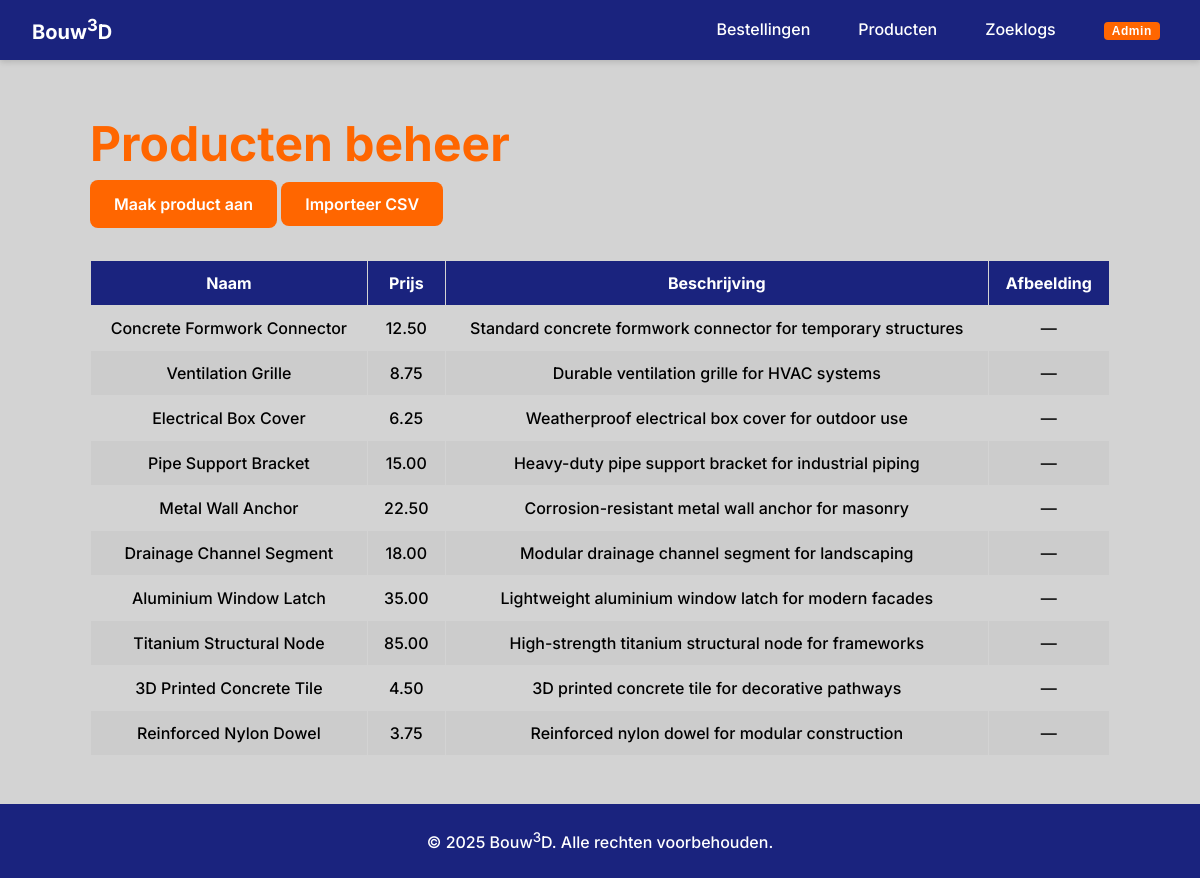
/admin/products (signed in), run on the app's committed database.
### tables this page shows
CREATE TABLE `catalog_products`
(
    `product_id` INT UNSIGNED PRIMARY KEY,
    `sku` VARCHAR(20) NOT NULL UNIQUE,
    `stock_quantity` SMALLINT UNSIGNED NOT NULL,   
    `description` TEXT,
    `updated_at` TIMESTAMP DEFAULT CURRENT_TIMESTAMP ON UPDATE CURRENT_TIMESTAMP,

    CONSTRAINT `fk_catalog_products_product`
        FOREIGN KEY (`product_id`) REFERENCES `products`(`product_id`)
        ON DELETE CASCADE
);

CREATE TABLE `products`
(
    `product_id` INT UNSIGNED PRIMARY KEY AUTO_INCREMENT,
    `material_id` INT UNSIGNED,
    `name` VARCHAR(100) NOT NULL,
    `product_type` ENUM('standard', 'custom') NOT NULL,
    `price` DECIMAL(10, 2) NOT NULL,
    `created_at` TIMESTAMP DEFAULT CURRENT_TIMESTAMP,
    `updated_at` TIMESTAMP DEFAULT CURRENT_TIMESTAMP ON UPDATE CURRENT_TIMESTAMP,

    CONSTRAINT `fk_products_material`
        FOREIGN KEY (`material_id`) REFERENCES `materials` (`material_id`)
);

### index.php (called while the page is built, shortened)
<?php
spl_autoload_register(function (string $class): void {
    $dirs = [
        BASE_PATH . '/app/core/',
        BASE_PATH . '/app/models/',
        BASE_PATH . '/app/controllers/',
        BASE_PATH . '/app/controllers/admin/',
    ];
    foreach ($dirs as $dir) {
        $file = $dir . $class . '.php';
        if (file_exists($file)) {
            return;
        }
    }
});
$lang = $_SESSION['lang'] ?? 'nl';
require_once BASE_PATH . '/app/lang/translations.php';
require_once BASE_PATH . '/app/lang/header-footer-translations.php';
require_once BASE_PATH . '/app/lang/table-translations.php';
require_once BASE_PATH . '/app/lang/form-handling-translations.php';
function view(string $path, array $data = []): void {
    global $lang, $formHandlingTranslations,$headerFooterTranslations;
    $data['lang']                     = $lang;
    $data['formHandlingTranslations'] = $formHandlingTranslations;
    $data['headerFooterTranslations'] = $headerFooterTranslations;
    extract($data);
    require BASE_PATH . '/app/views/' . $path . '.php';
}
$baseDir = rtrim(str_replace('\\', '/', dirname($_SERVER['SCRIPT_NAME'])), '/');
$uri     = substr($_SERVER['REQUEST_URI'], strlen($baseDir)) ?: '/';
$router = new Router();
$router->dispatch($uri, $_SERVER['REQUEST_METHOD']);

### app/controllers/admin/AdminProductController.php (called while the page is built, shortened)
<?php
class AdminProductController {
    public function index(): void {
        global $adminProductTranslations;
        $pdo      = Database::getConnection();
        $model    = new Product($pdo);
        $products = $model->getAll();
        view('admin/products/index', ['products' => $products, 'translations' => $adminProductTranslations]);
    }
}

### app/core/Session.php (called while the page is built, shortened)
<?php
class Session {
    public static function isLoggedIn(): bool {
        return isset($_SESSION['user_id']);
    }
    public static function isAdmin(): bool {
        return ($_SESSION['role_name'] ?? '') === 'Admin';
    }
}

### app/lang/header-footer-translations.php (called while the page is built)
<?php
$headerFooterTranslations = [
    'nl' => [
        'home' => 'Home',
        'products' => 'Producten',
        'services' => 'Diensten',
        'about-us' => 'Over ons',
        'contact' => 'Contact',
        'footerCopyright' => 'Alle rechten voorbehouden.',
        'title_login'        => 'Inloggen',
        'orders'             => 'Bestellingen',
        'searchLogs'         => 'Zoeklogs',
        'language'           => 'Taal',
        'myOrders'           => 'Mijn bestellingen',
        'logout'             => 'Uitloggen'
    ],
    'en' => [
        'home' => 'Home',
        'products' => 'Products',
        'services' => 'Services',
        'about-us' => 'About us',
        'contact' => 'Contact',
        'footerCopyright' => 'All rights reserved.',
        'title_login'        => 'Login',
        'orders'             => 'Orders',
        'searchLogs'         => 'Search logs',
        'language'           => 'Language',
        'myOrders'           => 'My orders',
        'logout'             => 'Log out'
    ],
];

### app/lang/translations.php (called while the page is built)
<?php
function translate($key, $translations, $language)
{
    return $translations[$language][$key] ?? $translations['en'][$key] ?? $key;
}

### app/lang/table-translations.php (called while the page is built)
<?php
$tableTranslations = [
    'nl' => [
        'order_id'        => 'Bestelnummer',
        'bestel_datum'    => 'Besteldatum',
        'status'          => 'Status',
        'delivery_method' => 'Bezorgmethode',
        'delivery_address'=> 'Bezorgadres',
        'order_total'     => 'Totaal bedrag',
        'status_wijzigen' => 'Status wijzigen',
        'verwijderen'      => 'Verwijderen',
        'quantity'        => 'Aantal',
        'unit_price'      => 'Prijs per eenheid',
        'total_price'     => 'Totaal prijs',
        'details'          => 'Details',
        'overview'        => 'Overzicht',
        'status_change'   => 'Status wijzigen',
        'delete'          => 'Verwijderen',
        'name'            => 'Naam',
        'price'           => 'Prijs',
        'description'     => 'Beschrijving',
        'img_url'         => 'Afbeelding',
        'email'           => 'E-mail',
        'bedrijfsnaam'    => 'Bedrijfsnaam',
    ],
    'en' => [
        'order_id'        => 'Order ID',
        'bestel_datum'    => 'Order Date',
        'status'          => 'Status',
        'delivery_method' => 'Delivery Method',
        'delivery_address'=> 'Delivery Address',
        'order_total'     => 'Order Total',
        'status_wijzigen' => 'Change Status',
        'verwijderen'     => 'Delete',
        'quantity'        => 'Quantity',
        'unit_price'      => 'Unit Price',
        'total_price'     => 'Total Price',
        'details'          => 'Details',
        'overview'        => 'Overview',
        'status_change'   => 'Change Status',
        'delete'          => 'Delete',
        'name'            => 'Name',
        'price'           => 'Price',
        'description'     => 'Description',
        'img_url'         => 'Image',
        'email'           => 'E-mail',
        'bedrijfsnaam'    => 'Company name',
    ],
];

### app/core/Table.php (the view, shortened to what this page needs)
<?php
class Table
{
    private array $data = [];
    private array $columnLabels = [];
    private array $columnRenderers = [];
    public function setData(array $data): void
    {
        $this->data = $data;
    }
    public function renderTable(): string {
        $html = '<table>';
        $html .= '<thead><tr>';
        foreach (array_keys($this->data[0]) as $key) {
        $label = $this->columnLabels[$key] ?? $key;
        $html .= '<th data-key="' . htmlspecialchars($key) . '">' . htmlspecialchars($label) . '</th>';
        }
        $html .= '</tr></thead>';
        $html .= '<tbody>';
        foreach ($this->data as $row) {
            $html .= '<tr>';
            foreach ($row as $key => $value) {
                if (isset($this->columnRenderers[$key])) {
                    $html .= '<td>' . ($this->columnRenderers[$key])($value, $row) . '</td>';
                } else {
                    $html .= '<td>' . htmlspecialchars($value ?? '') . '</td>';
                }
            }
            $html .= '</tr>';
        }
        $html .= '</tbody></table>';
        return $html;
    }
    public function setColumnRenderer(string $key, callable $callback): void
    {
        $this->columnRenderers[$key] = $callback;
    }
    public function autoColumnLabels(): void
    {
        global $tableTranslations;
        global $lang;
        $labels = [];
        foreach (array_keys($this->data[0]) as $key) {
        $labels[$key] = translate($key, $tableTranslations, $lang);
        }
        $this->columnLabels = $labels;
    }
}

### app/core/Router.php (shortened to what this page needs)
<?php
class Router {
    protected array $routes = [];
    public function get(string $path, array $handler): void {
        $this->routes[] = ['GET', $path, $handler];
    }
    public function post(string $path, array $handler): void {
        $this->routes[] = ['POST', $path, $handler];
    }
    public function dispatch(string $uri, string $method): void {
        $path = '/' . trim(strtok(urldecode($uri), '?'), '/');
        foreach ($this->routes as [$routeMethod, $routePath, [$class, $action]]) {
            if ($method !== $routeMethod) {
                continue;
            }
            $params = $this->match($routePath, $path);
            if ($params === null) {
                continue;
            }
            $controller = new $class();
            $controller->$action(...array_values($params));
            return;
        }
    }
    private function match(string $routePath, string $requestPath): ?array {
        $routeSegments   = explode('/', trim($routePath, '/'));
        $requestSegments = explode('/', trim($requestPath, '/'));
        if (count($routeSegments) !== count($requestSegments)) {
            return null;
        }
        $params = [];
        foreach ($routeSegments as $index => $routeSegment) {
            $requestSegment = $requestSegments[$index];
            if (str_starts_with($routeSegment, '{')) {
                $paramName = trim($routeSegment, '{}');
                $params[$paramName] = $requestSegment;
            } elseif ($routeSegment !== $requestSegment) {
                return null;
            }
        }
        return $params;
    }
}

### app/views/admin/products/index.php (shortened to what this page needs)
<!DOCTYPE html>
<html lang="<?= htmlspecialchars($lang) ?>">
<head>
    <link rel="stylesheet" href="<?= BASE_URL ?>/assets/css/global.css" />
    <link rel="stylesheet" href="<?= BASE_URL ?>/assets/css/components.css" />
    <link rel="stylesheet" href="<?= BASE_URL ?>/assets/css/header-footer.css" />
    <link rel="stylesheet" href="<?= BASE_URL ?>/assets/css/admin/products.css" />
</head>
<body>
    <?php include __DIR__ . '/../../layouts/header.php' ?>
    <main>
        <section class="introduction">
            <h1><?= htmlspecialchars($translations[$lang]['productmanagement']) ?></h1>
            <a class="button button--large product-create-btn" href="<?= BASE_URL ?>/admin/products/create"><?= htmlspecialchars($translations[$lang]['createProduct']) ?></a>
            <a class="button button--large" href="<?= BASE_URL ?>/admin/products/import"><?= htmlspecialchars($translations[$lang]['importCSV']) ?></a>
            <?php if (empty($products)): ?>
            <p><?= htmlspecialchars($translations[$lang]['noProducts']) ?></p>
            <?php else: ?>
            <?php
                $table = new Table();
                $table->setData($products);
                $table->setColumnRenderer('img_url', fn($val) => $val
                    ? '<img src="' . htmlspecialchars(BASE_URL . $val) . '" alt="product" style="height:48px;border-radius:4px;">'
                    : '—'
                );
                $table->autoColumnLabels();
                echo $table->renderTable();
                ?>
            <?php endif; ?>
        </section>
    </main>
    <?php include __DIR__ . '/../../layouts/footer.php' ?>
</body>
</html>

### app/views/layouts/header.php (shortened to what this page needs)
<?php
$isLoggedIn = Session::isLoggedIn();
$isAdmin    = Session::isAdmin();
?>
<header>
    <nav>
        <div id="header-left">
            <a href="<?= BASE_URL ?>/">Bouw<sup>3</sup>D</a>
        </div>
        <div id="header-right">
            <ul>
                <?php if ($isAdmin && $isLoggedIn): ?>
                <li><a href="<?= BASE_URL ?>/admin/orders"><?= translate('orders', $headerFooterTranslations, $lang) ?></a></li>
                <li><a href="<?= BASE_URL ?>/admin/products"><?= translate('products', $headerFooterTranslations, $lang) ?></a></li>
                <li><a href="<?= BASE_URL ?>/admin/searchlogs"><?= translate('searchLogs', $headerFooterTranslations, $lang) ?></a></li>
                <?php endif; ?>
                <?php if (!$isLoggedIn): ?>
                <li>
                    <a href="<?= BASE_URL ?>/login" class="button text button-small">
                        <?= translate('title_login', $formHandlingTranslations, $lang) ?></a>
                </li>
                <li>
                    <div class="dropdown">
                        <button class="dropbtn"><?= translate('language', $headerFooterTranslations, $lang) ?></button>
                        <div class="dropdown-content">
                            <a href="?<?= http_build_query(array_merge($_GET, ['lang' => 'nl'])) ?>">NL</a>
                            <a href="?<?= http_build_query(array_merge($_GET, ['lang' => 'en'])) ?>">EN</a>
                        </div>
                    </div>
                </li>
                <?php else: ?>
                <li>
                    <div class="dropdown profile-dropdown">
                        <button class="dropbtn" aria-label="Profiel menu">
                            <?php if ($isAdmin): ?>
                            <span class="admin-badge">Admin</span>
                            <?php else: ?>
                            <i class="fa-solid fa-user"></i>
                            <?php endif; ?>
                        </button>
                    </div>
                </li>
                <?php endif; ?>
            </ul>
        </div>
    </nav>
</header>

### app/views/layouts/footer.php (shortened to what this page needs)
<footer>
  <p>&copy; 2025 Bouw<sup>3</sup>D. <?= translate('footerCopyright', $headerFooterTranslations, $lang) ?></p>
</footer>

### assets/css/global.css (style rules this page uses)
:root { --color-accent-orange: #ff6600; --color-main-light-gray: #d3d3d3; --color-main-dark-gray: #6e6e6e; --color-header-footer-dark-blue: #1a237e; --color-hover: #303f9f; }
html { box-sizing: border-box; }
* { box-sizing: inherit; }
body { margin: 0px; background-color: var(--color-main-light-gray); font-family: "Inter", sans-serif; font-weight: 500; font-style: normal; line-height: 1.5; font-optical-sizing: auto; }
h1, h2, h3, h4, h5, h6, p { margin: 0; }
h1 { font-size: clamp(2rem, 5vw, 3rem); color: var(--color-accent-orange); }
p { font-size: clamp(0.9rem, 2vw, 1rem); }
main { width: 85%; max-width: 1600px; margin: 0 auto; padding: 3rem 0; }

### assets/css/components.css (style rules this page uses)
.button { background-color: var(--color-accent-orange); color: white; border: none; border-radius: 0.5em; font-weight: 600; cursor: pointer; transition: background-color 0.3s ease, transform 0.2s ease; text-decoration: none; }
.button--large { font-size: 1rem; padding: 0.75em 1.5em; }
table { width: 100%; border-collapse: collapse; font-family: inherit; }
thead { background-color: var(--color-header-footer-dark-blue); color: white; }
th, td { padding: 10px 15px; text-align: center; border: 1px solid var(--color-main-light-gray); }
tbody tr:nth-child(even) { background-color: rgba(0, 0, 0, 0.03); }

### assets/css/header-footer.css (style rules this page uses)
header { background-color: var(--color-header-footer-dark-blue); color: white; position: sticky; top: 0; left: 0; width: 100%; z-index: 1000; box-shadow: 0 2px 6px rgba(0, 0, 0, 0.15); }
header nav { display: flex; justify-content: space-between; align-items: center; padding: 0 2em; height: 60px; }
#header-left a { font-size: 1.25rem; font-weight: 700; color: white; text-decoration: none; }
#header-right ul { display: flex; gap: 2em; list-style: none; margin: 0; padding: 0; }
#header-right ul li a { color: white; text-decoration: none; font-weight: 500; padding: 0.25em 0.5em; border-radius: 4px; }
.dropbtn { background: none; border: none; cursor: pointer; color: white; font-size: 1rem; font-weight: 500; padding: 0.25em 0.5em; border-radius: 4px; transition: background-color 0.2s ease; }
.dropdown { position: relative; display: inline-block; }
.dropdown::after { content: ''; position: absolute; top: 100%; left: 0; width: 100%; height: 8px; }
.admin-badge { background-color: var(--color-accent-orange); color: white; font-size: 0.75rem; font-weight: 700; padding: 2px 8px; border-radius: 4px; letter-spacing: 0.05em; }
footer { background-color: var(--color-header-footer-dark-blue); color: white; text-align: center; padding: 1.5rem 0; font-size: 0.9rem; }

### assets/css/admin/products.css (style rules this page uses)
body { min-height: 100vh; display: flex; flex-direction: column; }
main { flex: 1; }
.product-create-btn { display: inline-block; margin-bottom: 2rem; }

### data on the page
catalog_products: product_id.name "Concrete Formwork Connector", product_id.price "12.50", description "Standard concrete formwork connector for temporary structures", img_url "—"
catalog_products: product_id.name "Ventilation Grille", product_id.price "8.75", description "Durable ventilation grille for HVAC systems", img_url "—"
catalog_products: product_id.name "Electrical Box Cover", product_id.price "6.25", description "Weatherproof electrical box cover for outdoor use", img_url "—"
catalog_products: product_id.name "Pipe Support Bracket", product_id.price "15.00", description "Heavy-duty pipe support bracket for industrial piping", img_url "—"
catalog_products: product_id.name "Metal Wall Anchor", product_id.price "22.50", description "Corrosion-resistant metal wall anchor for masonry", img_url "—"
catalog_products: product_id.name "Drainage Channel Segment", product_id.price "18.00", description "Modular drainage channel segment for landscaping", img_url "—"
catalog_products: product_id.name "Aluminium Window Latch", product_id.price "35.00", description "Lightweight aluminium window latch for modern facades", img_url "—"
catalog_products: product_id.name "Titanium Structural Node", product_id.price "85.00", description "High-strength titanium structural node for frameworks", img_url "—"
catalog_products: product_id.name "3D Printed Concrete Tile", product_id.price "4.50", description "3D printed concrete tile for decorative pathways", img_url "—"
catalog_products: product_id.name "Reinforced Nylon Dowel", product_id.price "3.75", description "Reinforced nylon dowel for modular construction", img_url "—"

### other printed values
$label "Naam"
$label "Prijs"
$label "Beschrijving"
$label "Afbeelding"
